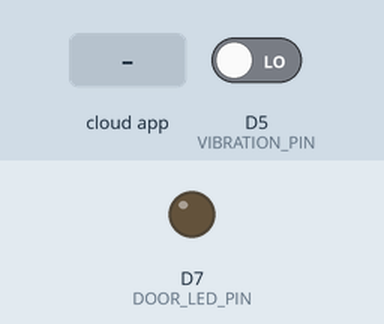
Recording of a sketch running on a simulated ESP8266 (NodeMCU). Parts: output pins drawn as LEDs (lit = HIGH). Inputs (shaded band) come from the test bench; at power-on: D5 (VIBRATION_PIN) LOW. WiFi joins after 1.5 s; servers stay silent unless stated; the Firebase database answers and starts empty; what the sketch prints to the serial monitor is not drawn.

Above: at 2.7 s.
2.8 s: the phone or cloud app sets State to 1
At 3.8 s:
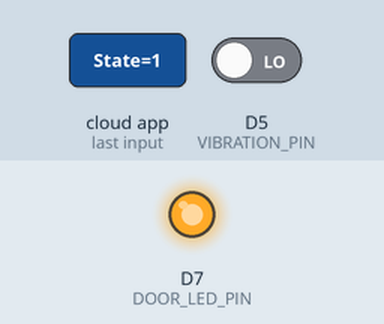
4.9 s: the phone or cloud app sets State to 0
At 6.2 s:
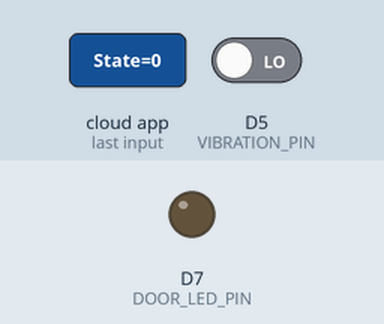
Timing chart, 0 to 7.9 s (numbered marks = the images above; inputs shaded):
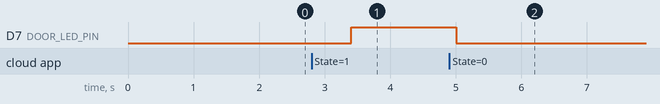

Measured:
- after the input at 2.8 s, D7 (DOOR_LED_PIN): LOW → HIGH after 0.60 s
- after the input at 4.9 s, D7 (DOOR_LED_PIN): HIGH → LOW after 0.10 s

The sketch:

vibration.ino
```cpp
#include <ESP8266WiFi.h>
#include <Firebase_ESP_Client.h>

// -------- WiFi ----------
#define WIFI_SSID "vivo Y29"
#define WIFI_PASSWORD "00001111"

// -------- Firebase ----------
#define API_KEY "AIzaSyCCY4Puk13qOIMhLr7gkhudmCMimC3-7mw"
#define DATABASE_URL "https://my-project-de1f7-default-rtdb.asia-southeast1.firebasedatabase.app"
#define USER_EMAIL "pasindumadusanka041@gmail.com"
#define USER_PASSWORD "Pasindu2002"

// -------- Vibration Sensor ----------
#define VIBRATION_PIN D5

// -------- LED for Door State ----------
#define DOOR_LED_PIN D7

FirebaseData fbdo;
FirebaseAuth auth;
FirebaseConfig config;

void setup() {
  Serial.begin(115200);

  pinMode(VIBRATION_PIN, INPUT);
  pinMode(DOOR_LED_PIN, OUTPUT);

  WiFi.begin(WIFI_SSID, WIFI_PASSWORD);
  Serial.print("Connecting to WiFi");
  while (WiFi.status() != WL_CONNECTED) {
    Serial.print(".");
    delay(500);
  }
  Serial.println("\nWiFi Connected!");

  config.api_key = API_KEY;
  config.database_url = DATABASE_URL;
  auth.user.email = USER_EMAIL;
  auth.user.password = USER_PASSWORD;

  Firebase.begin(&config, &auth);
  Firebase.reconnectWiFi(true);
}

void loop() {
  int vibration = digitalRead(VIBRATION_PIN);
  Serial.print("Vibration: "); Serial.println(vibration);

  Firebase.RTDB.setInt(&fbdo, "/Vibration/State", vibration);

  // --- Door LED Control ---
  if (Firebase.RTDB.getInt(&fbdo, "/EmergencyDoor/State")) {
    int doorState = fbdo.intData();
    digitalWrite(DOOR_LED_PIN, doorState == 1 ? HIGH : LOW);
  }

  delay(500);
}
```
